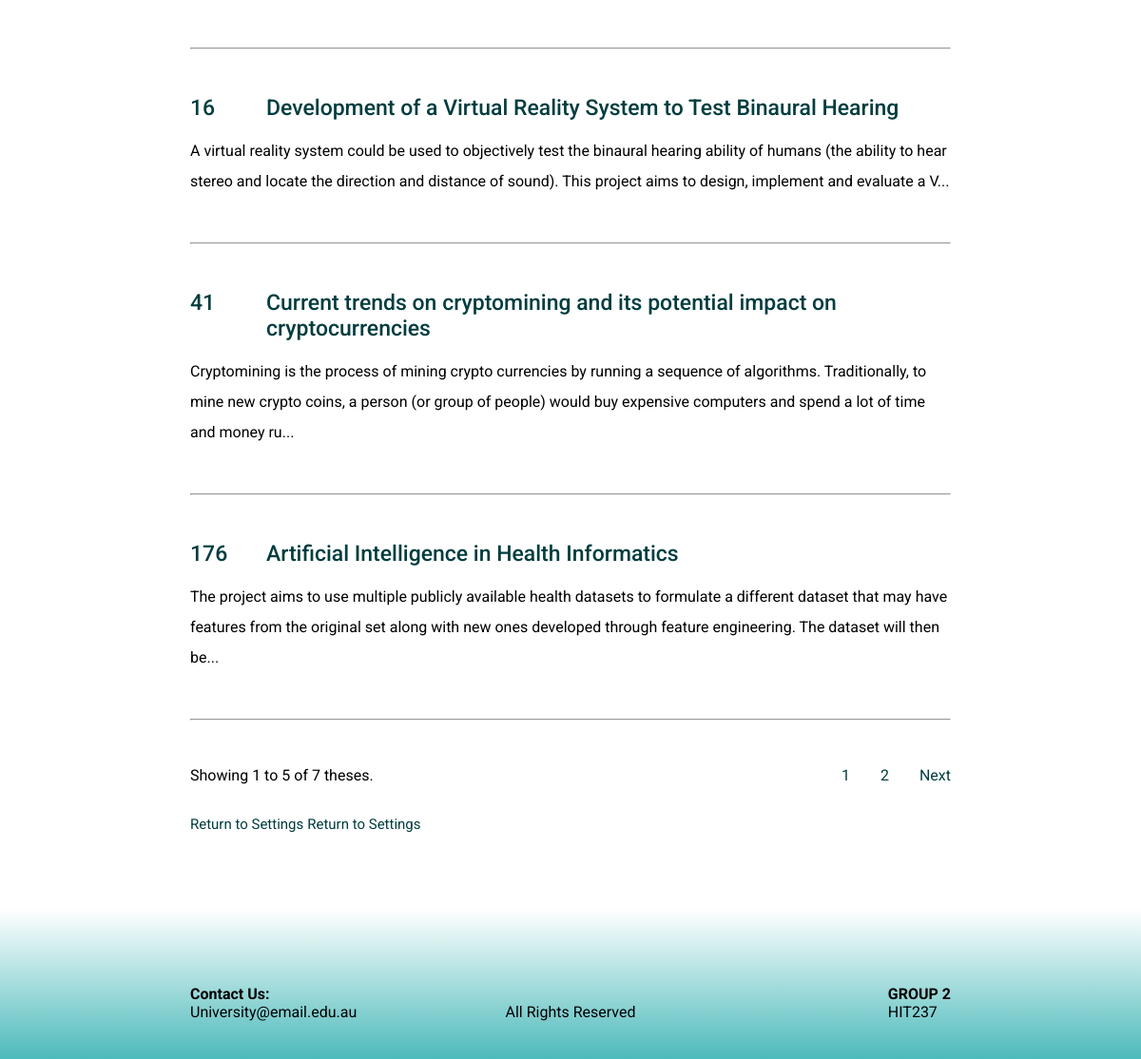
Page /thesis/request/modify/ (signed in, lower part) on the earlier database version.
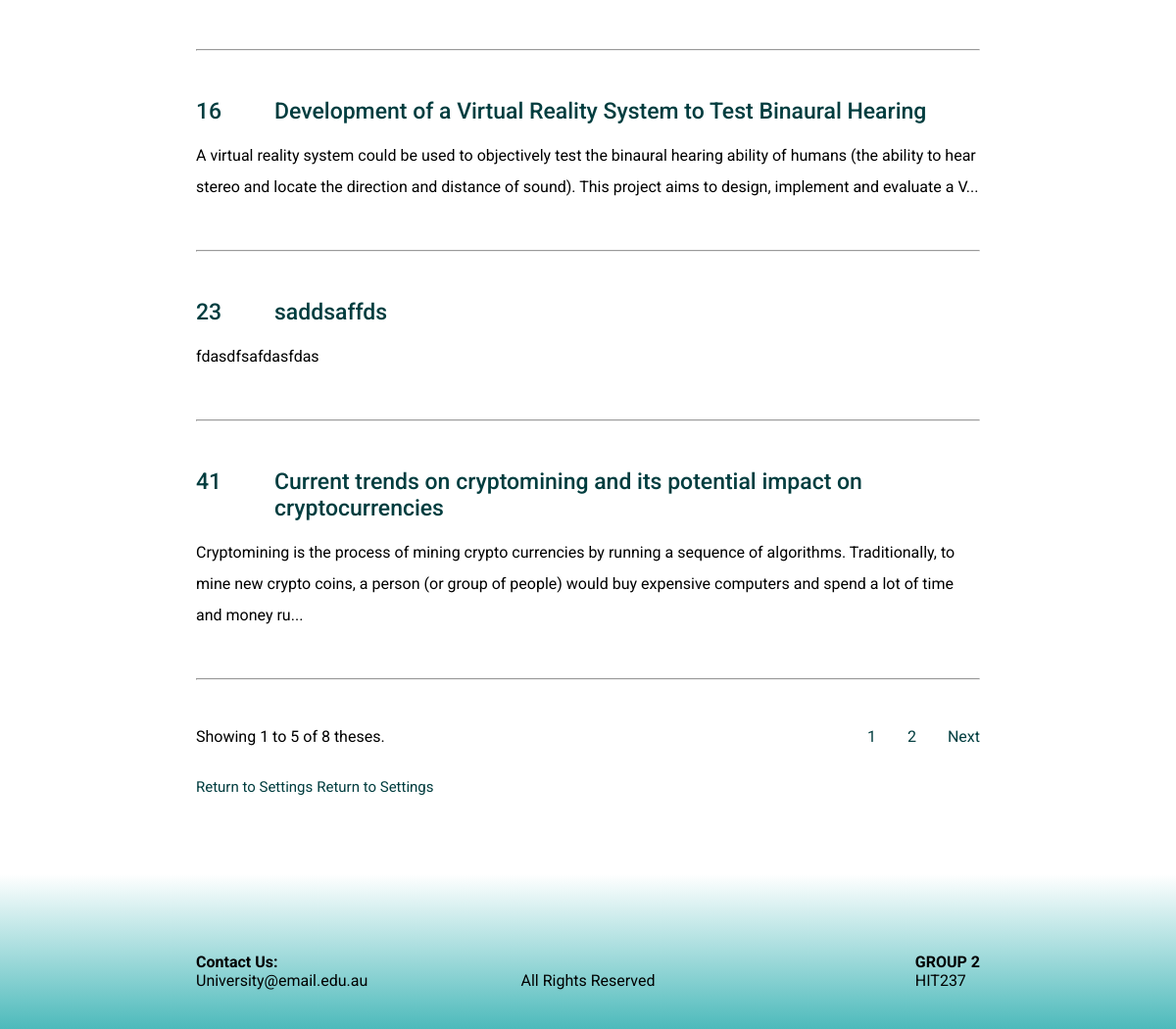
Same page on the later database version.
### main/models.py (models this page shows, shortened)
class ThesisBase(models.Model):
    topic_number = models.IntegerField(
        validators=[
            MinValueValidator(1),
            MaxValueValidator(1000),
        ],
        verbose_name='Thesis Number',
        primary_key=True,
    )
    title = models.CharField(max_length=100, verbose_name='Thesis Title',)
    description = models.TextField(verbose_name='Thesis Description')
    category = models.ForeignKey(Category, on_delete=models.PROTECT, verbose_name='Category Name')
    supervisor = models.ForeignKey(Supervisor, on_delete= models.PROTECT, verbose_name='Supervisor Name')
    course = models.ManyToManyField(Course, verbose_name='Course Name')
    campus = models.ManyToManyField(Campus, verbose_name='Campus Name',)
    group_taker_limit = models.IntegerField(
        validators=[
            MinValueValidator(1),
            MaxValueValidator(20),
        ],
        verbose_name='Number Limit of group takers',
        null = True,
        blank=True
    )
    class Meta:
        abstract = True
        ordering = ['topic_number']

class Thesis(ThesisBase):
    date_created = models.DateTimeField(auto_now_add=True, verbose_name = 'Date Created')
    last_edited = models.DateTimeField(auto_now=True, verbose_name = 'Date Edited')

### main/views.py (the view, shortened to what this page needs)
# urls.py: path("thesis/request/<str:crud_action>/", views.request_crud, name="create_request"),
@login_required
@account_type_required('admin', 'supervisor')
def request_crud(request, crud_action, status=None, topic_number=None):
    if crud_action == 'create':
        if request.method =='POST':
            form = ThesisRequestFormAdd(request.POST)
            if form.is_valid():
                thesis_request = form.save(commit=False)
                thesis_request.requested_by = CustomUser.objects.get(username=request.user.username)
                thesis_request.request_type = crud_action
                thesis_request.save()
                form.save_m2m()
                requested_thesis = ThesisRequestAdd.objects.get(topic_number =form.cleaned_data['topic_number'])
                context = {
                    'request': True,
                    'request_type': 'create',
                    'type': 'create',
                    'thesis': requested_thesis,
                    'requested_by': requested_thesis.requested_by,
                    'request_date': requested_thesis.request_date,
                }
                return render(request, 'main/success.html', context)
        else:
            form = ThesisRequestFormAdd()
        context = {
            'request': True,
            'request_type': 'create',
            'form': form
        }
        return render(request, 'main/request_crud.html', context)
    elif crud_action == 'modify' or crud_action == 'delete':
        if topic_number is None:
            if status is None:
                thesis = Thesis.objects.all()
                new_description = {}
                for item in thesis:
                    description = item.description
                    word_count = description.split()
                    if len(description) > 230:
                        description = ''.join(description[:230])
                        punctuation = ['.', ',', '/', ';', ':', ' ']
                        if description[-1] in punctuation:
                            description = description[:-1] + '...'
                        else:
                            description = description + '...'
                        new_description[item.topic_number] = description
                    else:
                        new_description[item.topic_number] = description
                items_per_page = int(request.GET.get('items_per_page', 5))
                page = Paginator(thesis, items_per_page)
                page_number = request.GET.get("page")
                page_obj = page.get_page(page_number)
                total_pages = range(1, page.num_pages + 1)
                start_num = (page_obj.number - 1) * items_per_page + 1
                end_num = min(start_num + items_per_page - 1, page_obj.paginator.count)
                total_theses = len(thesis)
                context = {
                    'request_type': crud_action,
                    'menu': True,
                    'thesis': thesis,
                    'new_description': new_description,
                    'page_obj': page_obj, # contains various data about the current page
                    'total_pages': total_pages,
                    'start_num': start_num, # starting number of the thesis in the page
                    'end_num': end_num,
                    'total_theses': total_theses,
                    'items_per_page': items_per_page,
                }
                return render(request, 'main/request_crud.html', context)

### main/templates/main/request_crud.html (shortened to what the changed rows need)
{% extends "main/base.html" %}
{% block main_body %}
    {% if request_type == 'create' %}
        <h1 class="crud-heading">Request to Create New Thesis</h1>
        <form method="post" class="crud-form" novalidate>
            {% csrf_token %}
            {% for field in form %}
                <div class="field-container">
                    {% if field == form.course or field == form.campus %}
                        <div class="field-container-no-error">
                            <div class="field-label">
                                {{ field.label }}
                            </div>
                            <div class="field-input-checkbox">
                                {% for checkbox in field %}
                                    <div>{{ checkbox }}</div>
                                {% endfor %}
                            </div>
                        </div>
                        {% if field.errors %}
                            {% for error in field.errors %}
                                <p class="error">{{ error }}</p>
                            {% endfor %}
                        {% endif %}
                    {% else %}
                        <div class="field-container-no-error">
                            <div class="field-label">
                                {{ field.label }}
                            </div>
                            <div class="field-input">
                                {{ field }}
                            </div>
                        </div>
                        {% if field.errors %}
                            {% for error in field.errors %}
                                <p class="error">{{ error }}</p>
                            {% endfor %}
                        {% endif %}
                    {% endif %}
                </div>
            {% endfor %}
            <div class="submit-container"><button class="submit" type="submit">Create</button></div>
            <div class="bottom-options">
                {% if user.account_type == 'unit coordinator' or user.account_type == 'admin' %}
                    <a href="{% url 'CRUD' account_type='coordinator' %}" class="back">Return to Settings</a>
                {% elif user.account_type == 'supervisor' %}
                    <a href="{% url 'CRUD' account_type='supervisor' %}" class="back">Return to Settings</a>
                {% endif %}
            </div>
        </form>
    {% elif request_type == 'modify' or request_type == 'delete' %}
        {% if menu is True %}
            {% for thesis in page_obj %}
                <section {% if thesis.status %}class="thesis-modify-container-pending"
                    {% else %}class="thesis-modify-container"{% endif %}>
                    {% if request_type == 'modify' %}
                        <a href="{% url 'create_request' crud_action='modify' topic_number=thesis.topic_number %}">
                    {% elif request_type == 'delete' %}
                        <a href="{% url 'create_request' crud_action='delete' topic_number=thesis.topic_number %}">
                    {% endif %}
                        <div class='thesis-title-container'>
                            <h3 class="topic_number-edit">{{ thesis.topic_number }}</h3>
                            <h3>{{ thesis.title }}</h3>
                        </div>
                    </a>
                    {% for number, description in new_description.items %}
                        {% if thesis.topic_number == number %}
                            <p class='description'>{{ description }}</p>
                        {% endif %}
                    {% endfor %}
                </section>
                <hr class="list-line">
            {% endfor %}
            <div class="thesis-pages">
                <p class='current'>Showing {{ start_num }} to {{ end_num }} of {{ total_theses }} theses.</p>
                <form class='quick-links' action="" method="get">
                    {% for total_pages in total_pages %}
                        <a href="?page={{ total_pages }}&items_per_page={{ items_per_page }}{{ filter_supervisor }}{{ filter_course }}{{ filter_category }}{{ filter_campus }}">{{ total_pages }}</a>
                    {% endfor %}
                    {% if page_obj.has_next %}
                        <a href="?page={{ page_obj.next_page_number }}&items_per_page={{ items_per_page }}{{ filter_supervisor }}{{ filter_course }}{{ filter_category }}{{ filter_campus }}">Next</a>
                    {% endif %}
                </form>
            </div>
            {% if user.account_type == 'unit coordinator' or user.account_type == 'admin' %}
                <a href="{% url 'CRUD' account_type='coordinator' %}" class="back">Return to Settings</a>
            {% elif user.account_type == 'supervisor' %}
                <a href="{% url 'CRUD' account_type='supervisor' %}" class="back">Return to Settings</a>
            {% endif %}
        {% endif %}
    {% endif %}
    {% if user.account_type == 'unit coordinator' or user.account_type == 'admin' %}
        <a href="{% url 'CRUD' account_type='coordinator' %}" class="back">Return to Settings</a>
    {% elif user.account_type == 'supervisor' %}
        <a href="{% url 'CRUD' account_type='supervisor' %}" class="back">Return to Settings</a>
    {% endif %}
{% endblock %}

Differences in the rows shown:
no longer on this page (row unchanged): Thesis: topic_number "176", title "Artificial Intelligence in Health Informatics", new_description "The project aims to use multiple publicly available health datasets to formulate a different dataset that may have features from the original set along with new ones developed through feature engineering. The dataset will then be..."
added Thesis: topic_number "23", title "saddsaffds", new_description "fdasdfsafdasfdas"
Other differences:
{{ total_theses }}: "7" → "8"
